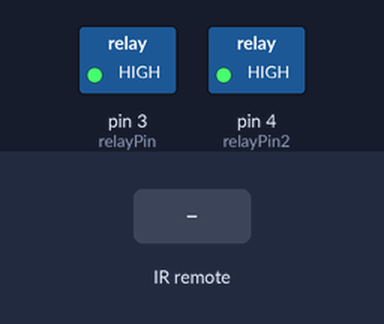
Bench run of a sketch on a simulated Arduino Uno, built with avr-gcc and run on an emulated ATmega328P. On the bench: switched loads named in the sketch (green lamp = pin HIGH). Inputs (shaded band) come from the test bench.

Above: at 1.2 s.
1.3 s: infrared code 0xE619FF00 received
At 2.4 s:
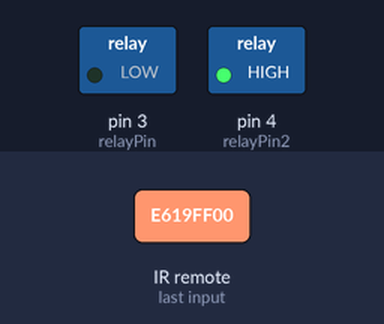
2.8 s: infrared code 0xF20DFF00 received
At 3.6 s:
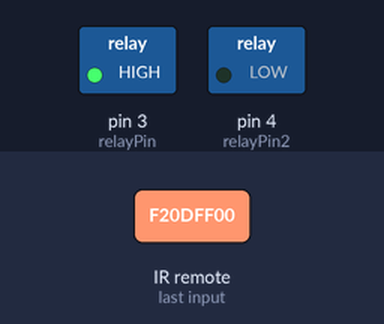
Timing chart, 0 to 5.8 s (numbered marks = the images above; inputs shaded):
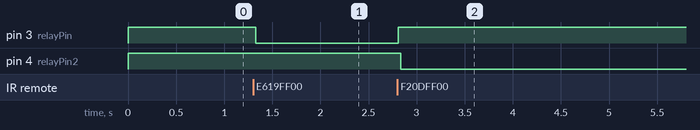

Measured:
- after the input at 1.3 s, pin 3 (relayPin): HIGH → LOW at once
- after the input at 2.8 s, pin 3 (relayPin): LOW → HIGH at once; pin 4 (relayPin2): HIGH → LOW at once

The sketch:

sketch_apr27a.ino
```cpp
#include <IRremote.h>

unsigned long button = 0;
const int relayPin = 3;
const int relayPin2 = 4;

//le o infravermelho e deolvove o valor HEX
unsigned long readInfrared() {
  unsigned long code = 0;
  // Check if we've received a new code
  if (IrReceiver.decode()) {
    // Get the infrared code
    code = IrReceiver.decodedIRData.decodedRawData;
    IrReceiver.resume();
  }
  return code;
}


//Controla o movimento da curtina. Mantendo o relay aberto ate receber novamente o mesmo input que ativou o sinal, impede que ambos relays estajam ativos
void verticalControl(unsigned long state) {
  if (state == 0xE619FF00) {
    if (digitalRead(relayPin) == HIGH) {
      digitalWrite(relayPin2, HIGH);
      delay(25);
      digitalWrite(relayPin, LOW);
    } else
      digitalWrite(relayPin, HIGH);
  } else if (state == 0xF20DFF00) {
    if (digitalRead(relayPin2) == HIGH) {
      digitalWrite(relayPin, HIGH);
      delay(25);
      digitalWrite(relayPin2, LOW);
    } else
      digitalWrite(relayPin2, HIGH);
  }
}


//O relay esta fechado em HIGH e aberto em LOW
void setup() {
  Serial.begin(9600);
  pinMode(relayPin, OUTPUT);
  pinMode(relayPin2, OUTPUT);
  digitalWrite(relayPin, HIGH);
  digitalWrite(relayPin2, HIGH);
  IrReceiver.begin(2);
}

void loop() {
  button = readInfrared();
  //Serial.println(button, HEX);
  verticalControl(button);

  delay(25);  // Delay a little bit to improve simulation performance
}
```
